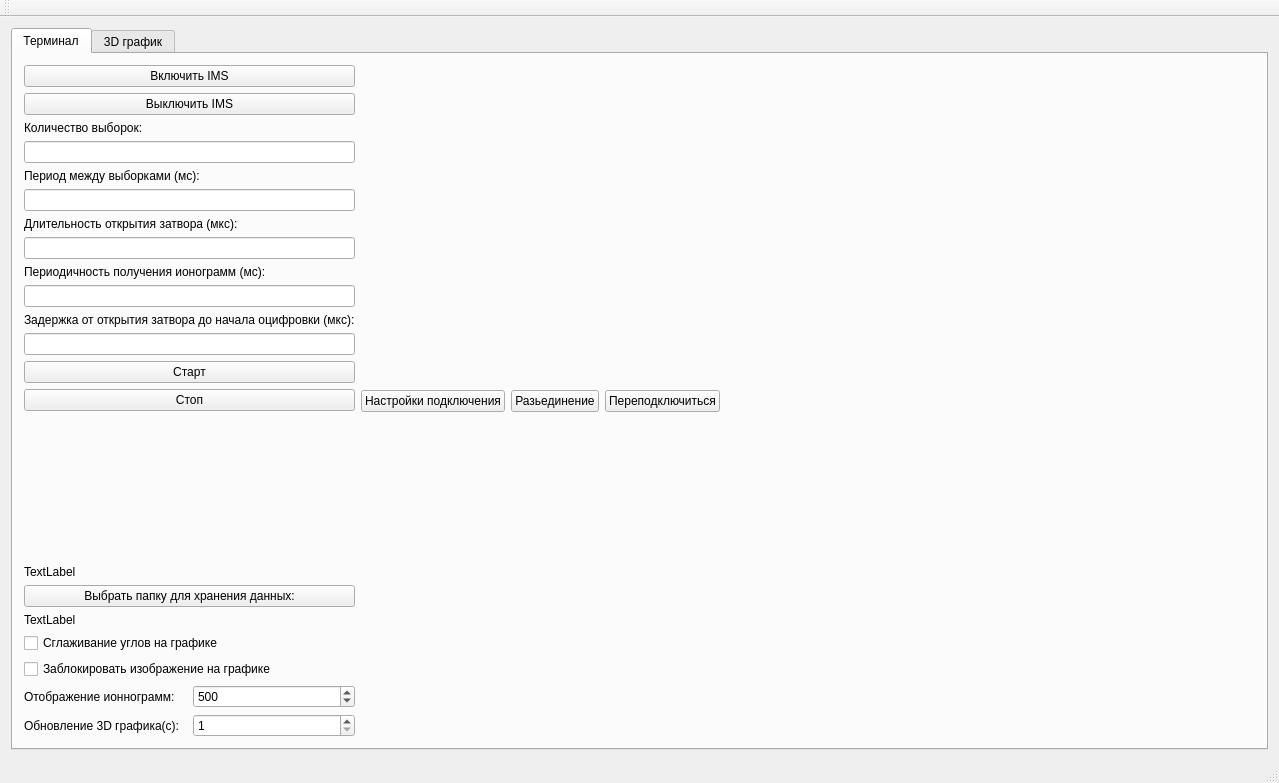
<?xml version="1.0" encoding="UTF-8"?>
<ui version="4.0">
 <class>MainWindow</class>
 <widget class="QMainWindow" name="MainWindow">
  <property name="geometry">
   <rect>
    <x>0</x>
    <y>0</y>
    <width>1279</width>
    <height>783</height>
   </rect>
  </property>
  <property name="windowTitle">
   <string>Терминал</string>
  </property>
  <widget class="QWidget" name="centralWidget">
   <layout class="QGridLayout" name="gridLayout_4">
    <item row="0" column="0">
     <widget class="QTabWidget" name="SurfaceTabWidget">
      <property name="currentIndex">
       <number>0</number>
      </property>
      <widget class="QWidget" name="Terminal">
       <attribute name="title">
        <string>Терминал</string>
       </attribute>
       <layout class="QFormLayout" name="formLayout_2">
        <item row="0" column="0">
         <layout class="QVBoxLayout" name="verticalLayout_3">
          <item>
           <widget class="QPushButton" name="OnIMSButton">
            <property name="text">
             <string>Включить IMS</string>
            </property>
           </widget>
          </item>
          <item>
           <widget class="QPushButton" name="OffIMSButton">
            <property name="text">
             <string>Выключить IMS</string>
            </property>
           </widget>
          </item>
          <item>
           <layout class="QVBoxLayout" name="verticalLayout">
            <item>
             <layout class="QHBoxLayout" name="horizontalLayout_7">
              <item>
               <widget class="QLabel" name="labelCountSelection">
                <property name="text">
                 <string>Количество выборок:                   </string>
                </property>
               </widget>
              </item>
             </layout>
            </item>
            <item>
             <widget class="QLineEdit" name="lineEditCountSelection"/>
            </item>
            <item>
             <layout class="QHBoxLayout" name="horizontalLayout_8">
              <item>
               <widget class="QLabel" name="labelTimeOpenGate">
                <property name="text">
                 <string>Период между выборками (мс):     </string>
                </property>
               </widget>
              </item>
             </layout>
            </item>
            <item>
             <widget class="QLineEdit" name="lineEditTimeOpenGate"/>
            </item>
            <item>
             <layout class="QHBoxLayout" name="horizontalLayout_9">
              <item>
               <widget class="QLabel" name="labelDelayOpenGate">
                <property name="text">
                 <string>Длительность открытия затвора (мкс): </string>
                </property>
               </widget>
              </item>
             </layout>
            </item>
            <item>
             <widget class="QLineEdit" name="lineEditDelayOpenGate"/>
            </item>
            <item>
             <layout class="QHBoxLayout" name="horizontalLayout_10"/>
            </item>
            <item>
             <layout class="QHBoxLayout" name="horizontalLayout_11">
              <item>
               <widget class="QLabel" name="labelIonogramPeriod_2">
                <property name="text">
                 <string>Периодичность получения ионограмм (мс):</string>
                </property>
               </widget>
              </item>
             </layout>
            </item>
            <item>
             <widget class="QLineEdit" name="lineEditIonogramPeriod"/>
            </item>
            <item>
             <widget class="QLabel" name="labelSamplePeriod">
              <property name="text">
               <string>Задержка от открытия затвора до начала оцифровки (мкс):</string>
              </property>
             </widget>
            </item>
            <item>
             <widget class="QLineEdit" name="lineEditSamplePeriod"/>
            </item>
           </layout>
          </item>
          <item>
           <layout class="QHBoxLayout" name="horizontalLayout_3">
            <item>
             <layout class="QVBoxLayout" name="verticalLayout_8">
              <item>
               <layout class="QVBoxLayout" name="verticalLayout_7">
                <item>
                 <widget class="QPushButton" name="startButton">
                  <property name="text">
                   <string>Старт</string>
                  </property>
                  <property name="shortcut">
                   <string>Ctrl+G</string>
                  </property>
                 </widget>
                </item>
                <item>
                 <widget class="QPushButton" name="stopButton">
                  <property name="text">
                   <string>Стоп</string>
                  </property>
                 </widget>
                </item>
                <item>
                 <spacer name="verticalSpacer_3">
                  <property name="orientation">
                   <enum>Qt::Vertical</enum>
                  </property>
                  <property name="sizeHint" stdset="0">
                   <size>
                    <width>20</width>
                    <height>40</height>
                   </size>
                  </property>
                 </spacer>
                </item>
                <item>
                 <widget class="QLabel" name="Timerlabel">
                  <property name="text">
                   <string>TextLabel</string>
                  </property>
                 </widget>
                </item>
                <item>
                 <widget class="QPushButton" name="NamePathFolderButton">
                  <property name="text">
                   <string>Выбрать папку для хранения данных:</string>
                  </property>
                 </widget>
                </item>
                <item>
                 <widget class="QLabel" name="NamePathFolderlabel">
                  <property name="text">
                   <string>TextLabel</string>
                  </property>
                 </widget>
                </item>
                <item>
                 <widget class="QCheckBox" name="smoothiLineCheckBox">
                  <property name="text">
                   <string>Сглаживание углов на графике</string>
                  </property>
                 </widget>
                </item>
                <item>
                 <widget class="QCheckBox" name="EnableChartcheckBox">
                  <property name="text">
                   <string>Заблокировать изображение на графике</string>
                  </property>
                 </widget>
                </item>
                <item>
                 <layout class="QHBoxLayout" name="horizontalLayout_18">
                  <item>
                   <widget class="QLabel" name="label">
                    <property name="text">
                     <string>Отображение ионнограмм:</string>
                    </property>
                   </widget>
                  </item>
                  <item>
                   <widget class="QSpinBox" name="CountIonSpinBox">
                    <property name="focusPolicy">
                     <enum>Qt::WheelFocus</enum>
                    </property>
                    <property name="frame">
                     <bool>true</bool>
                    </property>
                    <property name="readOnly">
                     <bool>false</bool>
                    </property>
                    <property name="accelerated">
                     <bool>false</bool>
                    </property>
                    <property name="correctionMode">
                     <enum>QAbstractSpinBox::CorrectToPreviousValue</enum>
                    </property>
                    <property name="keyboardTracking">
                     <bool>true</bool>
                    </property>
                    <property name="showGroupSeparator" stdset="0">
                     <bool>false</bool>
                    </property>
                    <property name="suffix">
                     <string/>
                    </property>
                    <property name="minimum">
                     <number>10</number>
                    </property>
                    <property name="maximum">
                     <number>50000</number>
                    </property>
                    <property name="singleStep">
                     <number>10</number>
                    </property>
                    <property name="stepType">
                     <enum>QAbstractSpinBox::DefaultStepType</enum>
                    </property>
                    <property name="value">
                     <number>500</number>
                    </property>
                   </widget>
                  </item>
                 </layout>
                </item>
               </layout>
              </item>
              <item>
               <layout class="QHBoxLayout" name="horizontalLayout_13">
                <item>
                 <widget class="QLabel" name="label_2">
                  <property name="text">
                   <string>Обновление 3D графика(с):</string>
                  </property>
                 </widget>
                </item>
                <item>
                 <widget class="QSpinBox" name="spinBox">
                  <property name="minimum">
                   <number>1</number>
                  </property>
                  <property name="value">
                   <number>1</number>
                  </property>
                 </widget>
                </item>
               </layout>
              </item>
             </layout>
            </item>
           </layout>
          </item>
          <item>
           <layout class="QVBoxLayout" name="verticalLayout_9"/>
          </item>
         </layout>
        </item>
        <item row="0" column="1">
         <layout class="QVBoxLayout" name="verticalLayout_5">
          <property name="sizeConstraint">
           <enum>QLayout::SetMinAndMaxSize</enum>
          </property>
          <item>
           <layout class="QHBoxLayout" name="horizontalLayout">
            <item>
             <widget class="QPushButton" name="settingConnButton">
              <property name="text">
               <string>Настройки подключения</string>
              </property>
              <property name="shortcut">
               <string>Ctrl+A</string>
              </property>
             </widget>
            </item>
            <item>
             <widget class="QPushButton" name="closeConButton">
              <property name="text">
               <string>Разьединение</string>
              </property>
              <property name="shortcut">
               <string>Ctrl+S</string>
              </property>
             </widget>
            </item>
            <item>
             <widget class="QPushButton" name="UpdateConnectComButton">
              <property name="text">
               <string>Переподключиться</string>
              </property>
              <property name="shortcut">
               <string/>
              </property>
             </widget>
            </item>
           </layout>
          </item>
          <item>
           <layout class="QVBoxLayout" name="verticalLayout_4">
            <item>
             <layout class="QHBoxLayout" name="ChartVLayout"/>
            </item>
           </layout>
          </item>
         </layout>
        </item>
       </layout>
      </widget>
      <widget class="QWidget" name="tab">
       <attribute name="title">
        <string>3D график</string>
       </attribute>
       <layout class="QGridLayout" name="gridLayout_7">
        <item row="4" column="1">
         <layout class="QHBoxLayout" name="horizontalLayout_2">
          <item>
           <widget class="QPushButton" name="GetDataForBuld3DChartButton">
            <property name="text">
             <string>Выбрать данные для построения </string>
            </property>
           </widget>
          </item>
         </layout>
        </item>
        <item row="1" column="1">
         <layout class="QVBoxLayout" name="SurfaceLayout"/>
        </item>
        <item row="0" column="1">
         <layout class="QVBoxLayout" name="verticalLayout_2">
          <item>
           <widget class="QCheckBox" name="AutoUpdate3DchartCheckBox">
            <property name="text">
             <string>Автообновление </string>
            </property>
           </widget>
          </item>
         </layout>
        </item>
       </layout>
      </widget>
     </widget>
    </item>
   </layout>
  </widget>
  <widget class="QMenuBar" name="menuBar">
   <property name="geometry">
    <rect>
     <x>0</x>
     <y>0</y>
     <width>1279</width>
     <height>25</height>
    </rect>
   </property>
  </widget>
  <widget class="QToolBar" name="mainToolBar">
   <attribute name="toolBarArea">
    <enum>TopToolBarArea</enum>
   </attribute>
   <attribute name="toolBarBreak">
    <bool>false</bool>
   </attribute>
  </widget>
  <widget class="QStatusBar" name="statusBar"/>
 </widget>
 <layoutdefault spacing="6" margin="11"/>
 <resources/>
 <connections/>
</ui>
